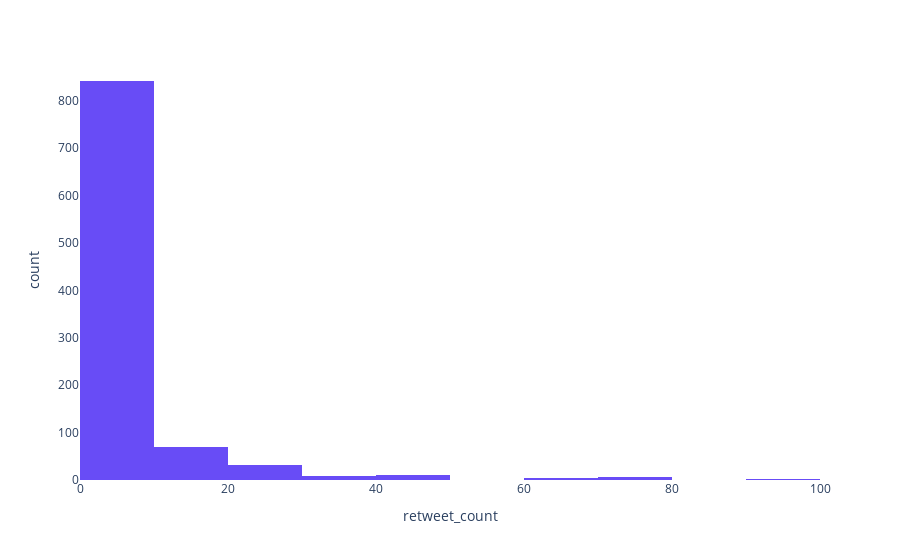

The cell this chart's notebook holds for it:
### Markdown cell above
### Including 0

### Code cell
count, limits = np.histogram(df.select('retweet_count').toPandas(), bins=2000)
fig = px.histogram(x=(limits[:-1] + limits[1:]) / 2 + 2, y=count, nbins=2000, range_x=[0, 100])
fig.update_xaxes(title='retweet_count').update_yaxes(title='count')

### Figure 1 — Plotly figure (JSON) as saved in the notebook; plotly's stock layout.template omitted (floating-point values rounded to 4 significant figures; data arrays with more than 128 entries replaced by an {"elided": "..."} marker saying what was removed)
{"data": [{"alignmentgroup": "True", "bingroup": "x", "histfunc": "sum", "hovertemplate": "x=%{x}<br>sum of y=%{y}<extra></extra>", "legendgroup": "", "marker": {"color": "#684cf6", "pattern": {"shape": ""}}, "name": "", "nbinsx": 2000, "offsetgroup": "", "orientation": "v", "showlegend": false, "type": "histogram", "x": {"elided": "2000 float values"}, "xaxis": "x", "y": {"elided": "2000 int values"}, "yaxis": "y"}], "layout": {"barmode": "relative", "legend": {"tracegroupgap": 0}, "margin": {"t": 60}, "xaxis": {"anchor": "y", "domain": [0, 1], "range": [0, 100], "title": {"text": "retweet_count"}}, "yaxis": {"anchor": "x", "domain": [0, 1], "title": {"text": "count"}}}}
